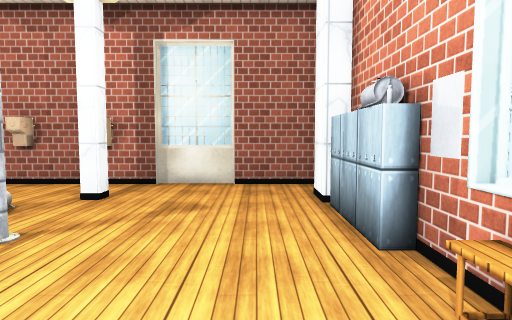
view 1 (above)

16 first-person views from a walk through a Unity game level. The camera is 1.4 m above the floor, tilts 4° down and sees 75° across. Doors are open. The floor is counted in squares, 1 m on a side. Each view is taken from the middle of a square. On the plan, view 1 faces up. The plan holds only what a view shows up to about 15 squares ahead; the rest is blank. The player is left out. Some surface patterns are stand-ins.

view 2
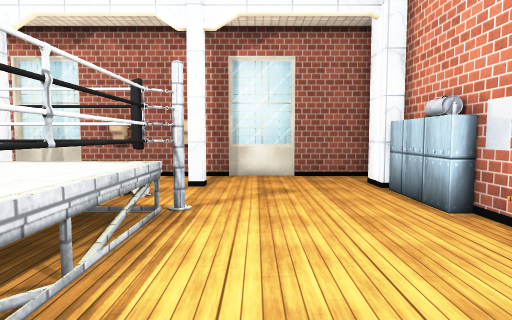

view 3
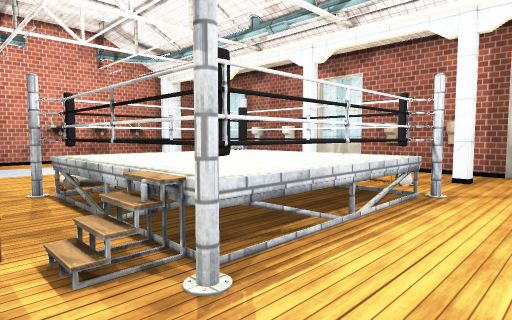

view 4
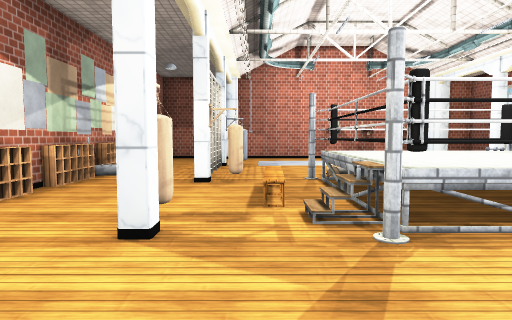

view 5
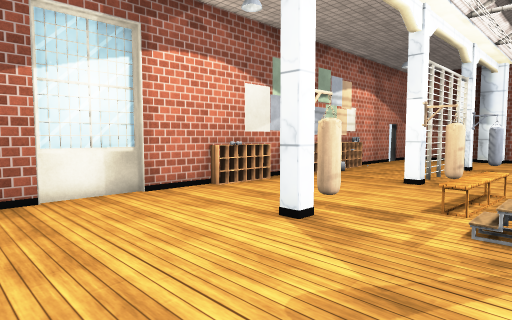

view 6
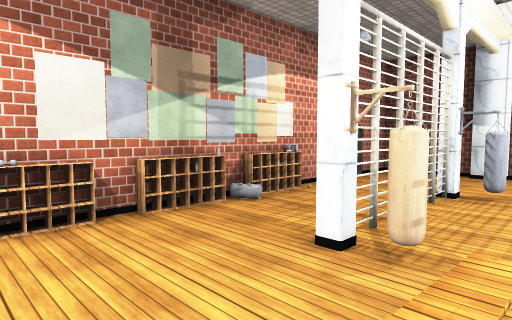

view 7
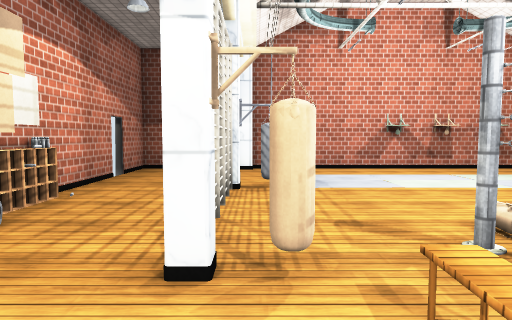

view 8
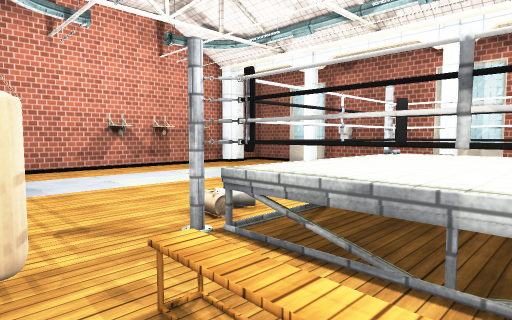

view 9
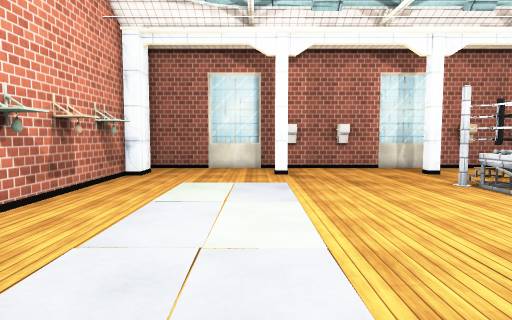

view 10
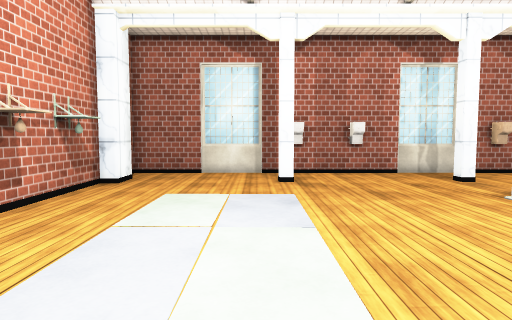

view 11
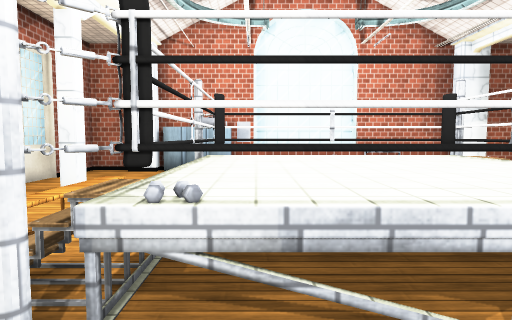

view 12
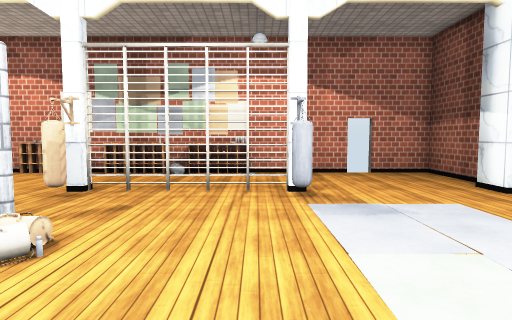

view 13
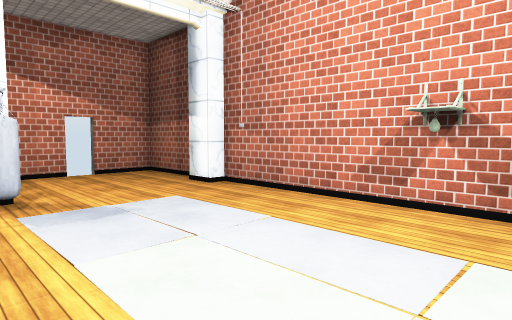

view 14
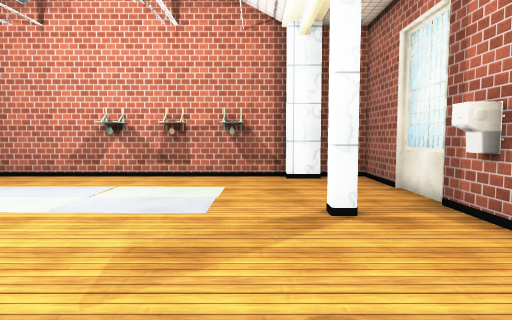

view 15
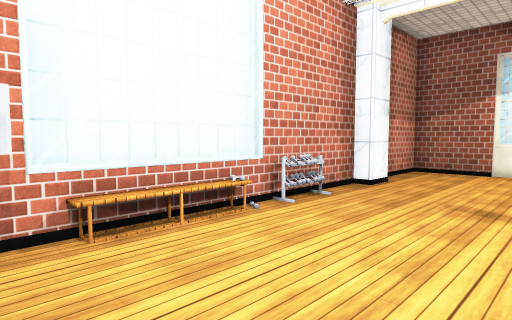

view 16
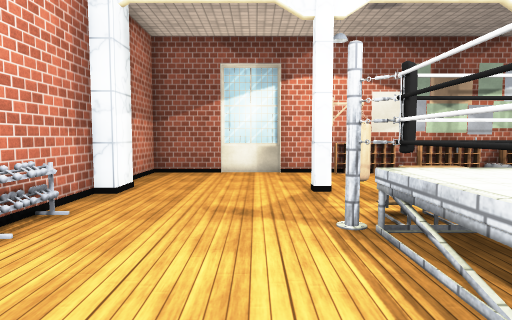

### Floor plan
Key: @ floor where view 1 was taken; # wall or solid block; x gap in a wall; . main floor; : floor 1 m higher than the main floor; / step, stairs or slope; D open door; = window, fence, low wall or low ledge; B bag; L locker; E bench; S shelf; P poster; O other object.
Columns run from 21 left of view 1 to 2 right of it. Each row starts with its distance up from view 1.
 10 #######B#B####B##B######
  9 #......B.B....B..B.....#
  8 ##...............x.....#
  7 ##.....................#
  6 #............EEEE......L
  5 #B..........O..........L
  4 #..........##====#.....L
  3 #B.........==::::=.....#
  2 #..........==::::=.....E
  1 #B.........==::::=.....E
  0 #..........==::::=...@.O
 -1 #..........#=::::=.....#
 -2 #..........#=##=##.....#
 -3 #............EE.//.....#
 -4 #............EEE.......#
 -5 #.....B.....B..........#
 -6 #.....#OOOOO#...B......#
 -7 #......................#
 -8 #......................#
 -9 #......................#
-10 ###D###OOSPOSPPS########

Where each view was taken, in squares from view 1:
view 1: 0 up, 0 right, facing up
view 2: 2 down, 2 left, facing up
view 3: 4 down, 1 left, facing up-left
view 4: 4 down, 1 right, facing left
view 5: 2 down, 1 right, facing down-left
view 6: 3 down, 5 left, facing down-left
view 7: 5 down, 6 left, facing left
view 8: 5 down, 6 left, facing up-left
view 9: 5 down, 16 left, facing up
view 10: 3 down, 16 left, facing up
view 11: 3 up, 12 left, facing right
view 12: 3 up, 14 left, facing down
view 13: 3 up, 14 left, facing down-left
view 14: 6 up, 9 left, facing left
view 15: 4 up, 3 left, facing down-right
view 16: 3 up, 2 left, facing down
